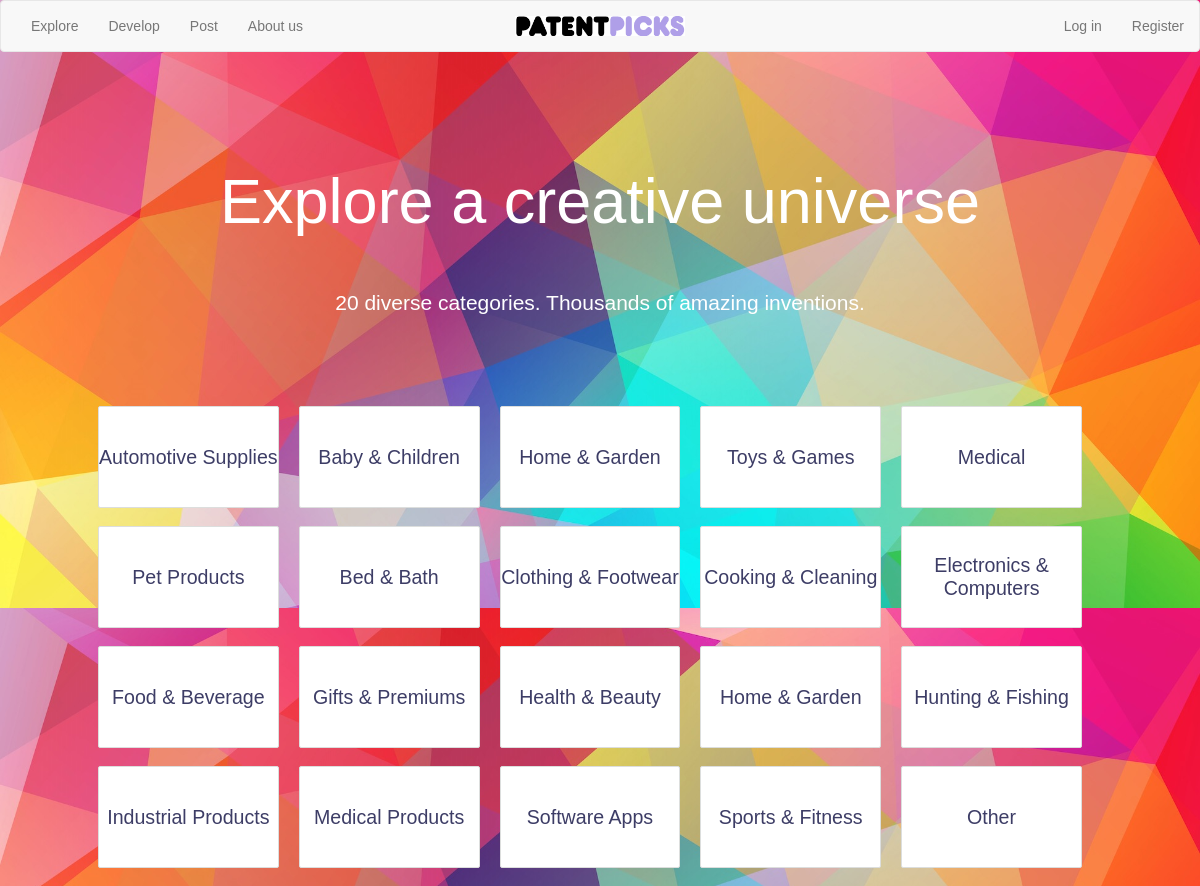
The page /discover/ on the database its author committed.
### PP_Core/models.py (models this page shows, shortened)
class Category(models.Model):
    category_name = models.CharField(max_length=60)
    category_description = models.TextField()
    quantity = models.IntegerField()
    add_date = models.DateTimeField(auto_now_add=True, blank=True)
    class Meta:
        verbose_name_plural = "categories"

### PP_Core/views.py (the view)
# urls.py: url(r'^discover/', views.discover, name='discover'),
def discover(request):
    categories = Category.objects.all()
    return render(request, 'PP_Core/discover.html', {"categories":categories })

### PP_Core/templates/PP_Core/discover.html (shortened to what this page needs)
{% extends 'PP_Core/base.html' %}
{% load staticfiles %}
{% block content %}
    <link rel="stylesheet" href="{% static 'PP_Core/PP_Core.css' %}">
<div class="jumbotron text-center">
      <h1>
                Explore a
                creative universe
      </h1>
     <p class="f5 bold mb0">  20 diverse categories. Thousands of amazing inventions. </p>
</div>
<div class="container">
    <div class="parent-wrapper">
        <div class="parent px3 container-flex">
            {% for category in categories %}
            <div class="category-container  mobile-col mb3 child"><div class="child2 border bg-white block clip grey-dark rounded">{{ category.category_name }} </div></div>
            {% endfor %}
        </div>
    </div>
</div>
{% endblock %}

### PP_Core/static/PP_Core/PP_Core.css (style rules this page uses)
.parent-wrapper { height:100%; width:100%; }
.parent { display: flex; flex-wrap:wrap; flex-direction: row; font: normal normal 500 1.4em/4em "Helvetica", Sans serif; overflow: hidden; line-height:normal; }
.child { text-align: center; align-items: center; justify-content: center; border: transparent; flex-grow: 1; height:102px; }
.category-container { width: 20%; }
.mb3 { margin-bottom: 1.8rem; }
.mobile-col { float:left; -webkit-box-sizing: border-box; -moz-box-sizing: border-box; -ms-box-sizing: border-box; -o-box-sizing: border-box; box-sizing: border-box; }
.px3 { padding-right: 1.8rem; padding-left: 1.8rem; position:relative; }
.container-flex { max-width: 1040px; margin-right: auto; margin-left: auto; }
.border { height:100%; width: 90%; border: 0.1rem solid #DCDEDD; border-top-color: rgb(220, 222, 221); border-top-style: solid; border-top-width: 0.1rem; border-right-color: rgb(220, 222, 221); border-right-style: solid; border-right-width: 0.1rem; border-bottom-color: rgb(220, 222, 221); border-bottom-style: solid; border-bottom-width: 0.1rem; border-left-color: rgb(220, 222, 221); border-left-style: solid; border-left-width: 0.1rem; border-image-source: initial; border-image-slice: initial; border-image-width: initial; border-image-outset: initial; border-image-repeat: initial; }
.bg-white { background-color: #FFFFFF; }
.block { display: block; }
.clip { overflow: hidden; }
.grey-dark { color: #3D3D66; }
.rounded { border-radius: 2px; }
.child2 { text-align: center; align-items: center; justify-content: center; display: flex; height:102px; }
.mb0 { margin-bottom: 0rem; }
.bold { font-weight: 700; }
h5, .f5, .responsive-media figcaption { font-size: 14px; line-height: 20px; }
html { width: 100%; height: 100%; font-family: Helvetica, sans-serif; min-width: 500px; }
h1 { padding: 50px; line-height: 1em; }

### rows shown on the page
Category: category_name "Automotive Supplies"
Category: category_name "Baby & Children"
Category: category_name "Home & Garden"
Category: category_name "Toys & Games"
Category: category_name "Medical"
Category: category_name "Pet Products"
Category: category_name "Bed & Bath"
Category: category_name "Clothing & Footwear"
Category: category_name "Cooking & Cleaning"
Category: category_name "Electronics & Computers"
Category: category_name "Food & Beverage"
Category: category_name "Gifts & Premiums"
Category: category_name "Health & Beauty"
Category: category_name "Home & Garden"
Category: category_name "Hunting & Fishing"
Category: category_name "Industrial Products"
Category: category_name "Medical Products"
Category: category_name "Software Apps"
Category: category_name "Sports & Fitness"
Category: category_name "Other"
